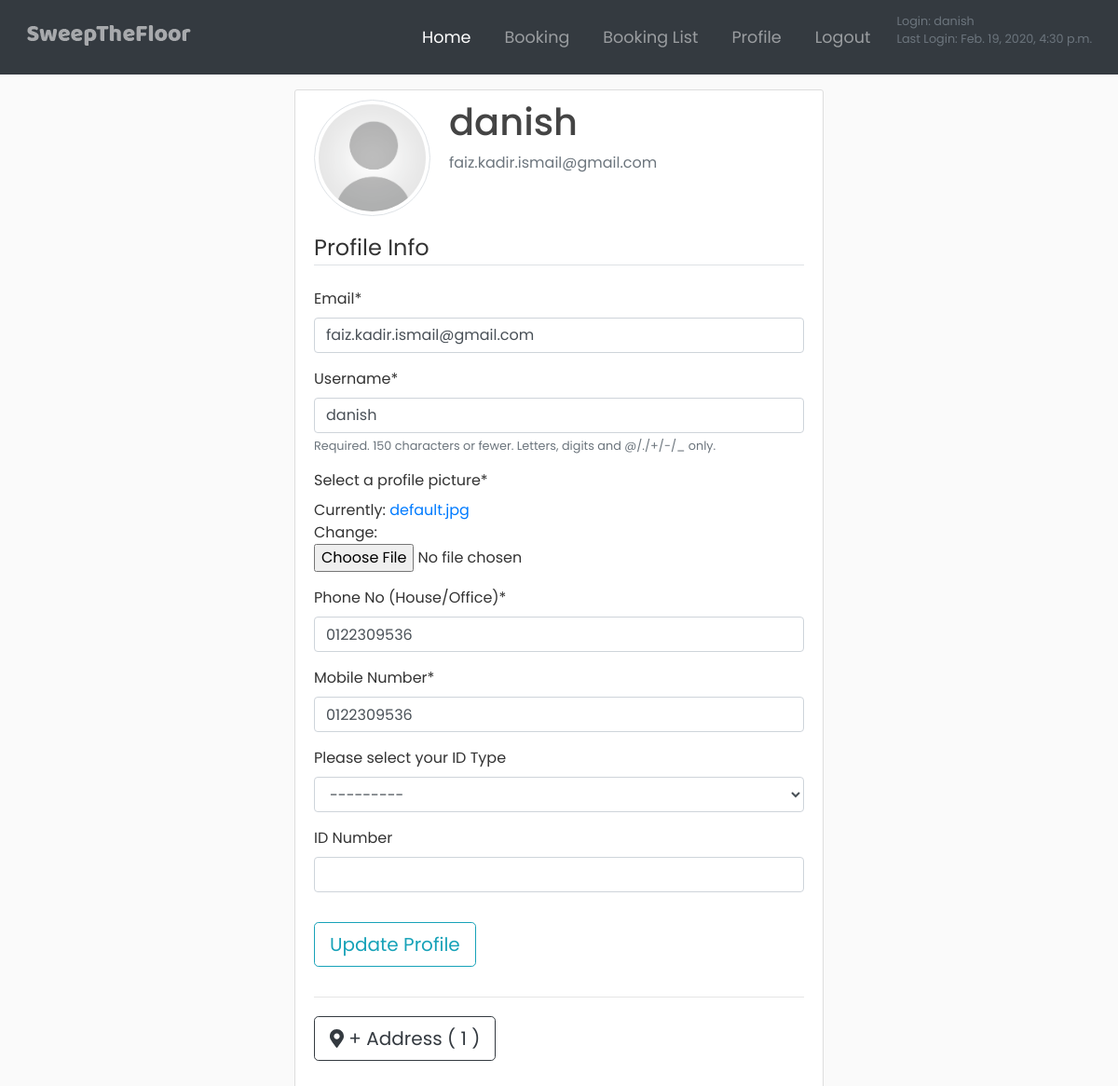
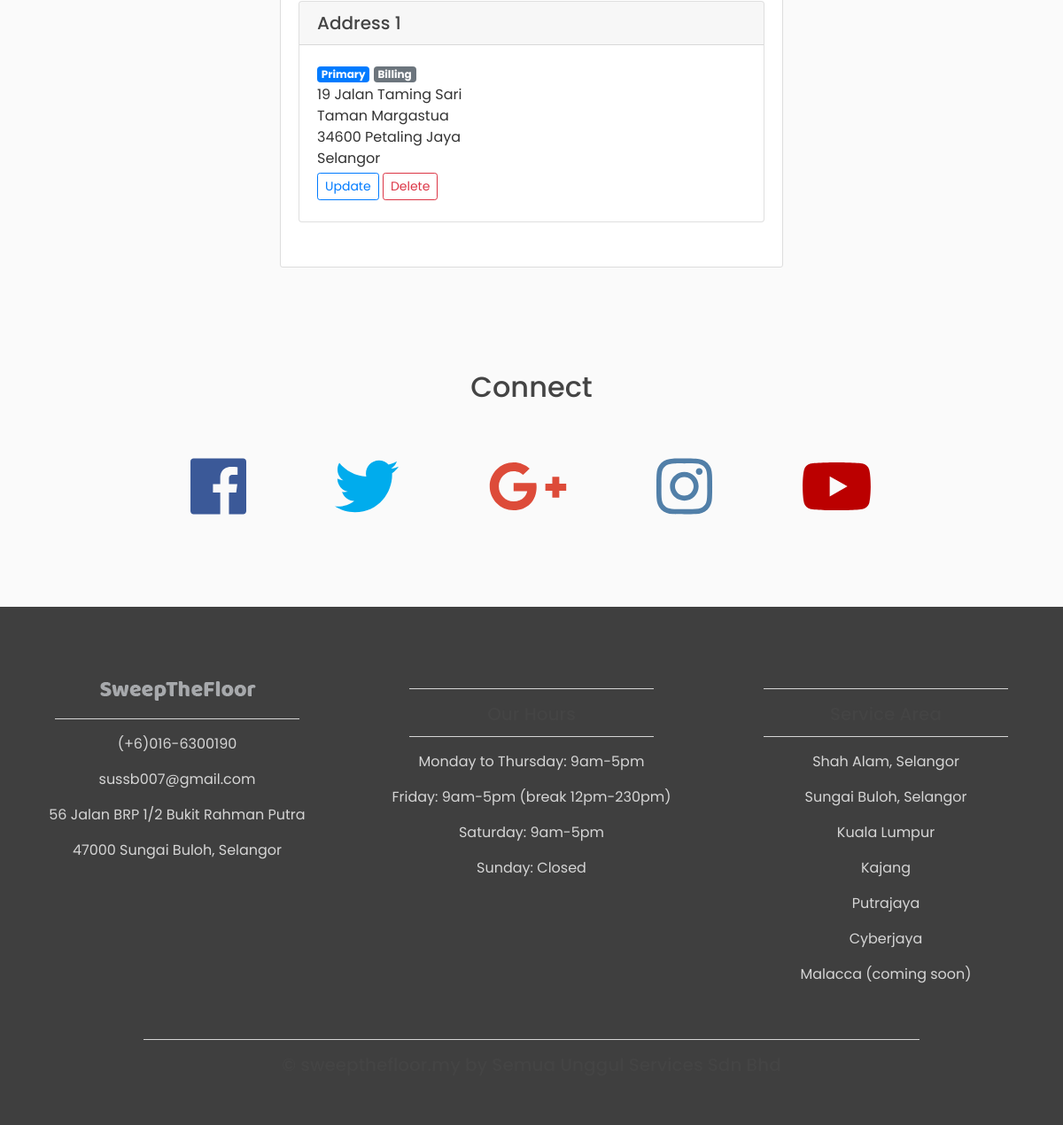
Screenshot of /profile/ (signed in) with the database file from the repository (2 pictures, top to bottom).
### users/models.py (models this page shows, shortened)
class Profile(models.Model):
    user = models.OneToOneField(User, on_delete=models.CASCADE)
    image = models.ImageField(default='default.jpg', upload_to='profile_pics')
    id_type = models.ForeignKey(IdType, on_delete=models.CASCADE, blank=True, null=True)
    id_no = models.TextField(max_length=50, blank=True, null=True)
    phone_no = models.TextField(max_length=15, blank=True, null=True)
    mobile_no = models.TextField(max_length=15, blank=True, null=True)

class Address(models.Model):
    user = models.ForeignKey(User, on_delete=models.CASCADE)
    lot_no = models.CharField(max_length=15)
    street = models.CharField(max_length=50)
    locality = models.CharField(max_length=100, verbose_name='Locality Area or Housing/Apartment Area Name')
    postal_code = models.IntegerField()
    city = models.CharField(max_length=50)
    state = models.ForeignKey(State, on_delete=models.CASCADE)
    is_billing = models.BooleanField(default=False)
    is_primary = models.BooleanField(default=False)

class State(models.Model):
    country = models.ForeignKey(Country, on_delete=models.CASCADE)
    state = models.CharField(max_length=50)
    def __str__(self):
        return f'{self.state}'

### users/views.py (the view)
# urls.py: path('profile/', user_views.profile, name='profile'),
@login_required
def profile(request):
    if request.method == 'POST':
        u_form = UserUpdateForm(request.POST, instance=request.user)
        p_form = ProfileUpdateForm(request.POST, request.FILES, instance=request.user.profile)
        if u_form.is_valid() and p_form.is_valid():
            u_form.save()
            p_form.save()
            messages.success(request, f'Your account has been updated')
            return redirect('profile')
    else:
        u_form = UserUpdateForm(instance=request.user)
        p_form = ProfileUpdateForm(instance=request.user.profile)
        user_address = Address.objects.filter(user_id=request.user)
    context = {
        'u_form': u_form,
        'p_form': p_form,
        'user_address': user_address
    }
    return render(request, 'users/profile.html', context)

### users/forms.py
class UserUpdateForm(forms.ModelForm):
    email = forms.EmailField()
    class Meta:
        model = User
        fields = ['email', 'username']

class ProfileUpdateForm(forms.ModelForm):
    image = forms.ImageField(label='Select a profile picture')
    phone_no = forms.CharField(label='Phone No (House/Office)')
    mobile_no = forms.CharField(label='Mobile Number')
    id_type = forms.ModelChoiceField(queryset=IdType.objects.all(), label='Please select your ID Type', required=False)
    id_no = forms.CharField(label='ID Number', required=False)
    class Meta:
        model = Profile
        fields = ['image', 'phone_no', 'mobile_no', 'id_type', 'id_no']

### users/models.py (called while the page is built)
    def __str__(self):
        return f'{self.id_type_desc} ID'

### users/templates/users/profile.html (shortened to what this page needs)
{% extends "base.html" %}
{% load crispy_forms_tags %}
{% block content %}
<div class="content-section">
    <div class="media">
        <img class="img-thumbnail account-img" src="{{ user.profile.image.url }}">
        <div class="media-body">
            <h2 class="account-heading">{{ user.username }}</h2>
            <p class="text-secondary">{{ user.email }}</p>
        </div>
    </div>
    <form method="POST" enctype="multipart/form-data">
        <fieldset class="form-group">
            <legend class="border-bottom mb-4">Profile Info</legend>
            {{ u_form|crispy }}
            {{ p_form|crispy }}
        </fieldset>
        <div class="form-group">
            <button class="btn btn-outline-info btn-lg" type="submit">Update Profile</button>
        </div>
    </form>
    <fieldset class="form-group">
        <div class="">
            <hr class="">
            <a href="{% url 'address-create' %}" class="btn btn-outline-dark btn-lg mt-1 mb-1"><i class="fas fa-map-marker-alt"></i> + Address ( {{ user_address.count }} )</a>
        </div>
        <br>
        {% for add_field in user_address %}
        <div class="card mb-4">
            <h5 class="card-header">Address {{ forloop.counter }}</h5>
            <div class="card-body">
                <div class="">
                    {%if add_field.is_primary %}
                        <span class="badge badge-primary">Primary</span>
                    {% endif %}
                    {%if add_field.is_billing %}
                    <span class="badge badge-secondary">Billing</span>
                    {% endif %}
                </div>
                <ul class="list-unstyled">
                    <li>{{add_field.lot_no}} {{add_field.street}}</li>
                    <li>{{add_field.locality}}</li>
                    <li>{{add_field.postal_code}} {{add_field.city}}</li>
                    <li>{{add_field.state}} {{add_field.country}}</li>
                </ul>
                <div class="">
                    <a href="{% url 'address-update' add_field.id %}" class="btn btn-outline-primary btn-sm mt-1 mb-1">Update</a>
                    <a href="{% url 'address-delete' add_field.id %}" class="btn btn-outline-danger btn-sm mt-1 mb-1">Delete</a>
                </div>
            </div>
        </div>
        {% endfor %}
    </fieldset>
</div>
{% endblock content %}

### templates/base.html (shortened to what this page needs)
{% load static %}
<html lang="en">
<head>
    {% load bootstrap4 %}
    {% bootstrap_css %}
    <link rel="stylesheet" href="https://stackpath.bootstrapcdn.com/bootstrap/4.3.1/css/bootstrap.min.css"
>
    <link rel="stylesheet" type="text/css" href="{% static 'css/main.css' %}">
    <link href="https://unpkg.com/gijgo@1.9.13/css/gijgo.min.css" rel="stylesheet" type="text/css"/>
</head>
<body>
<nav class="navbar navbar-expand-md navbar-dark bg-dark sticky-top">
    <div class="container-fluid">
        <a href="#" class="navbar-brand"><img src="{% static 'images/logo.png' %}" alt="" class=""></a>
        <div class="collapse navbar-collapse" id="navbarResponsive">
            <ul class="navbar-nav ml-auto">
                <li class="nav-item active">
                    <a href="{% url 'home' %}" class="nav-link">Home</a>
                </li>
                {% if user.is_authenticated %}
                {% if user.is_staff %}
                <li class="nav-item">
                    <a href="{% url 'booking-admin-index' %}" class="nav-link">Search Booking List</a>
                </li>
                {% else%}
                <li class="nav-item">
                    <a href="{% url 'user-booking' %}" class="nav-link">Booking</a>
                </li>
                <li class="nav-item">
                    <a href="{% url 'booking-index' %}" class="nav-link">Booking List</a>
                </li>
                {% endif%}
                <li class="nav-item">
                    <a href="{% url 'profile' %}" class="nav-link">Profile</a>
                </li>
                <li class="nav-item">
                    <a href="{% url 'logout' %}" class="nav-link">Logout</a>
                </li>
                {% endif%}
            </ul>
        </div>
        <div class="">
            {% if user.is_authenticated %}
            <p class="">
                <small class="text-muted">Login: {{user.username}}</small><br>
                <small class="text-muted">Last Login: {{user.last_login}}</small><br>
            </p>
            {% endif%}
        </div>
    </div>
</nav>
<div class="container-fluid col-md-6">
    {% block content %}{% endblock %}
</div>
<div class="container-fluid padding">
    <div class="row text-center padding">
        <div class="col-12">
            <h2 class="">Connect</h2>
        </div>
        <div class="col-12 social padding">
            <a href="https://www.facebook.com/semua_unggul-110605833708916/" class=""><i class="fab fa-facebook"></i></a>
            <a href="#" class=""><i class="fab fa-twitter"></i></a>
            <a href="#" class=""><i class="fab fa-google-plus-g"></i></a>
            <a href="https://www.instagram.com/semua_unggul/?hl=ms" class=""><i class="fab fa-instagram"></i></a>
            <a href="#" class=""><i class="fab fa-youtube"></i></a>
        </div>
    </div>
</div>
<footer class="">
    <div class="container-fluid padding">
        <div class="row text-center">
            <div class="col-md-4">
                <img src="{% static 'images/logo.png' %}" alt="" class="">
                <hr class="light">
                <p class="">(+6)016-6300190</p>
                <p class="">sussb007@gmail.com</p>
                <p class="">56 Jalan BRP 1/2 Bukit Rahman Putra</p>
                <p class="">47000 Sungai Buloh, Selangor</p>
            </div>
            <div class="col-md-4">
                <hr class="light">
                <h5 class="h5">Our Hours</h5>
                <hr class="light">
                <p class="">Monday to Thursday: 9am-5pm</p>
                <p class="">Friday: 9am-5pm (break 12pm-230pm)</p>
                <p class="">Saturday: 9am-5pm</p>
                <p class="">Sunday: Closed</p>
            </div>
            <div class="col-md-4">
                <hr class="light">
                <h5 class="h5">Service Area</h5>
                <hr class="light">
                <p class="">Shah Alam, Selangor</p>
                <p class="">Sungai Buloh, Selangor</p>
                <p class="">Kuala Lumpur</p>
                <p class="">Kajang</p>
                <p class="">Putrajaya</p>
                <p class="">Cyberjaya</p>
                <p class="">Malacca (coming soon)</p>
            </div>
            <div class="col-12">
                <hr class="light">
                <h5 class="h5">&copy; sweepthefloor.my by Semua Unggul Services Sdn Bhd</h5>
            </div>
        </div>
    </div>
</footer>
</body>
</html>

### static/css/main.css (style rules this page uses)
html,body { height: 100%; width: 100%; font-family: 'Poppins', sans-serif; color: #333333; background: #fafafa; }
.navbar { padding: .8rem; }
.navbar-nav li { padding-right: 20px; }
.nav-link { font-size: 1.1em !important; }
.padding { padding-top: 2rem; padding-bottom: 2rem; }
.social a { font-size: 4.5rem; padding: 3rem; }
.fa-facebook { color: #3b5998; }
.fa-twitter { color: #00aced }
.fa-google-plus-g { color: #dd4b39 }
.fa-instagram { color: #517fa8 }
.fa-youtube { color: #bb0000; }
footer { background-color: #3f3f3f; color: #d5d5d5; padding-top: 2rem; }
hr.light { border-top: 1px solid #d5d5d5; width: 75%; margin-top: .8rem; margin-bottom: 1rem; }
[class*="col-"] { padding: 1rem; }
h1, h2, h3, h4, h5, h6 { color: #444444; }
ul { margin: 0; }
.content-section { background: #ffffff; padding: 10px 20px; border: 1px solid #dddddd; border-radius: 3px; margin-bottom: 20px; }
.account-img { height: 125px; width: 125px; margin-right: 20px; margin-bottom: 16px; border-radius: 50%; }
.account-heading { font-size: 2.5rem; }

### rows the page displays
Profile: phone_no "0122309536", mobile_no "0122309536", id_type "---------"
Address: is_primary "Primary", is_billing "Billing", lot_no "19", street "Jalan Taming Sari", locality "Taman Margastua", postal_code "34600", city "Petaling Jaya", state "Selangor"

### other values shown
{{ user.username }} "danish"
{{ user.last_login }} "Feb. 19, 2020, 4:30 p.m."
{{ user.email }} "faiz.kadir.ismail@gmail.com"
{{ user_address.count }} "1"
